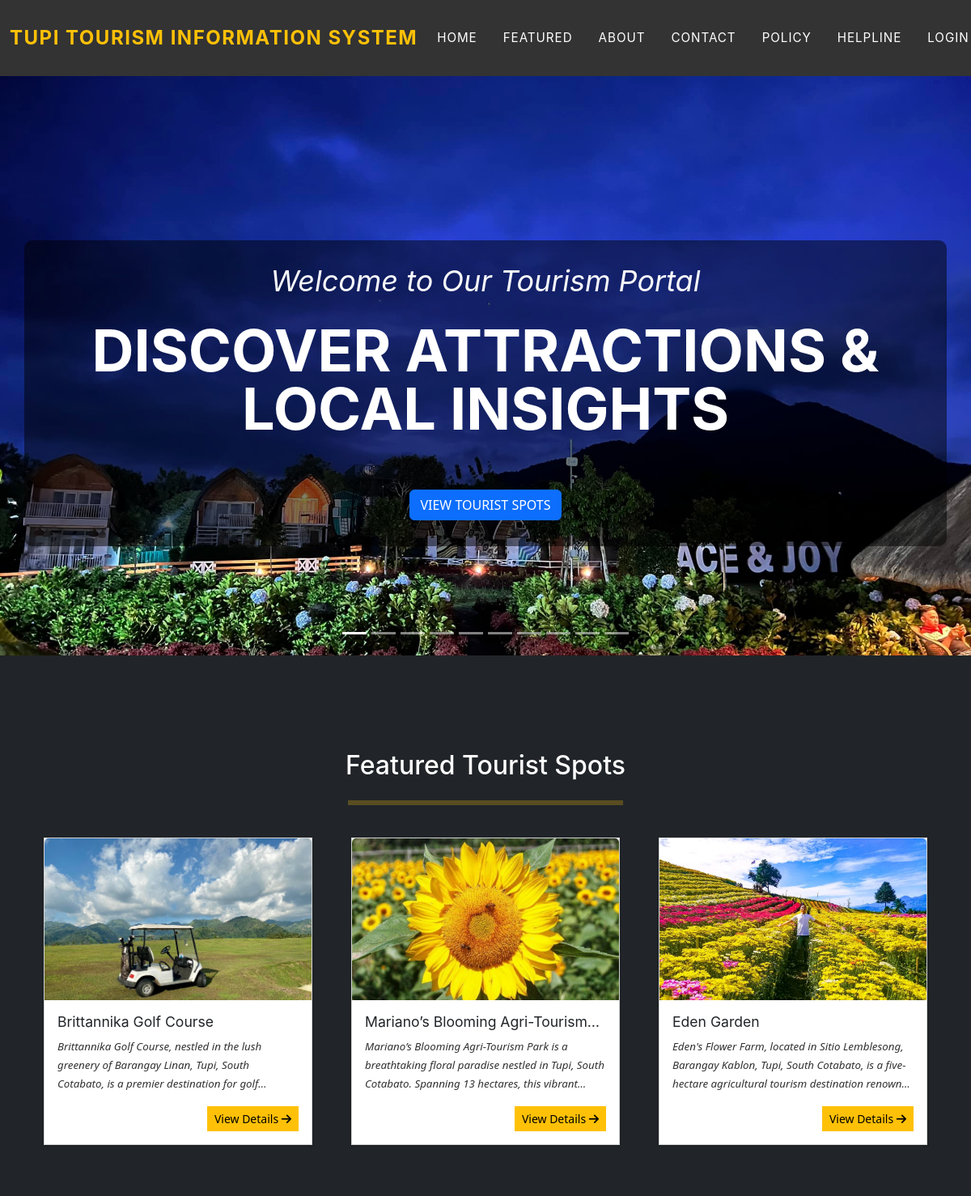
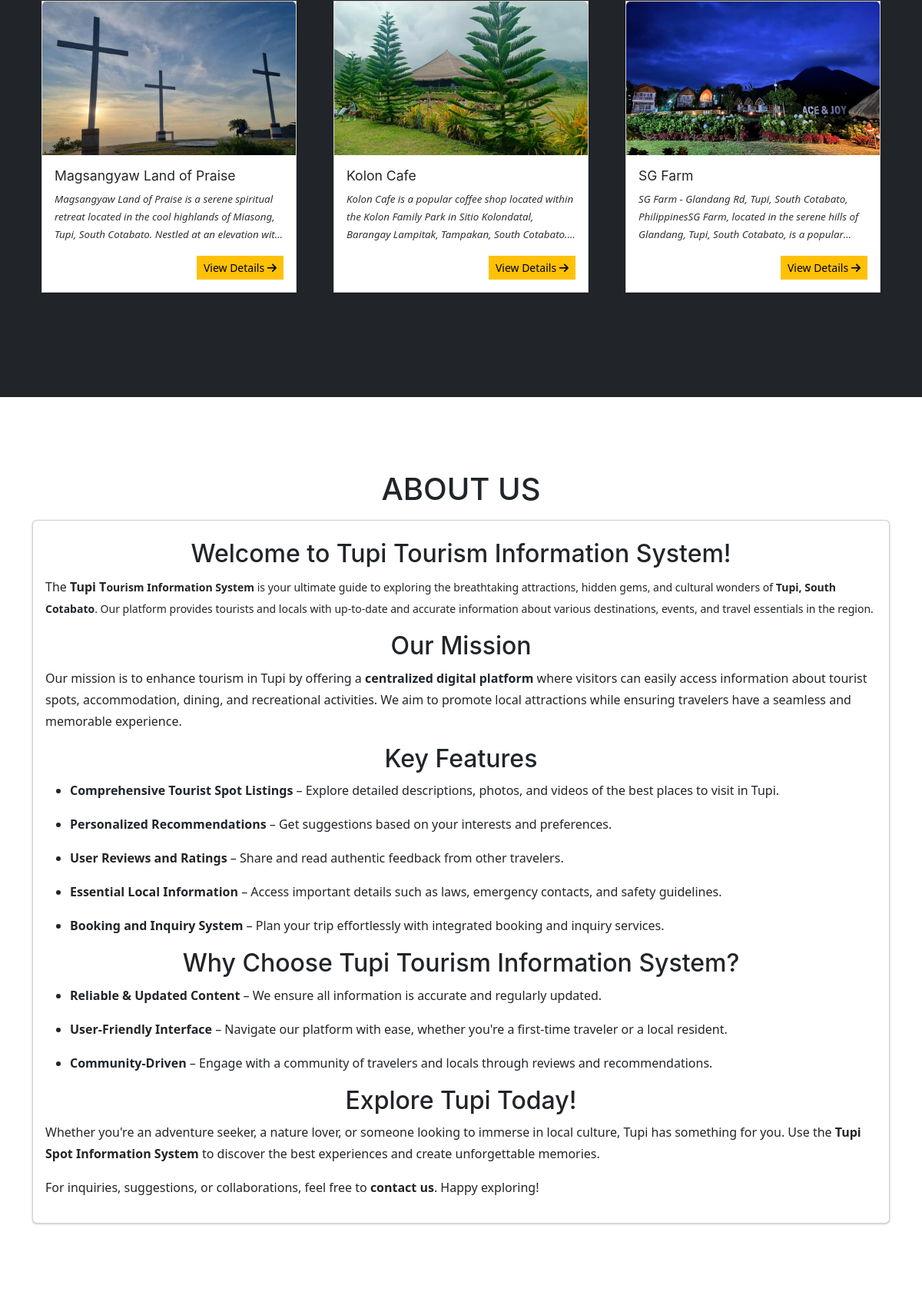
The page / (upper part) on the database its author committed (2 pictures, top to bottom).
### tables this page shows
CREATE TABLE `location` (
  `id` int(30) NOT NULL,
  `title` text DEFAULT NULL,
  `tour_location` text DEFAULT NULL,
  `cost` text NOT NULL,
  `description` text DEFAULT NULL,
  `upload_path` text DEFAULT NULL,
  `status` tinyint(4) NOT NULL DEFAULT 1 COMMENT '1 =active ,2 = Inactive',
  `date_created` datetime NOT NULL DEFAULT current_timestamp(),
  `opening_hours` varchar(50) DEFAULT NULL COMMENT 'Opening hours in format like "9:00 AM - 5:00 PM"',
  `upload_path_video` text DEFAULT NULL,
  `category` text DEFAULT NULL COMMENT 'JSON array of category IDs'
);

### classes/DBConnection.php (called while the page is built, shortened)
<?php
class DBConnection{
    private $host = DB_SERVER;
    private $username = DB_USERNAME;
    private $password = DB_PASSWORD;
    private $database = DB_NAME;
    public $conn;
    public function __construct(){
        if (!isset($this->conn)) {
            $this->conn = new mysqli($this->host, $this->username, $this->password, $this->database);
        }
    }
}
?>

### classes/SystemSettings.php (called while the page is built, shortened)
<?php
class SystemSettings extends DBConnection
{
	function info($field = '')
	{
		if (!empty($field)) {
			if (isset($_SESSION['system_info'][$field]))
				return $_SESSION['system_info'][$field];
			else
				return false;
		} else {
			return false;
		}
	}
}
$_settings = new SystemSettings();

### config.php (called while the page is built, shortened)
<?php
require_once('classes/DBConnection.php');
require_once('classes/SystemSettings.php');
function validate_image($file){
	if(!empty($file)){
		if(is_file(base_app.$file)){
			return base_url.$file;
		}else{
			return base_url.'dist/img/no-image-available.png';
		}
	}else{
		return base_url.'dist/img/no-image-available.png';
	}
}
?>

### portal.php (the view, shortened to what this page needs)
<?php
$covers = $_settings->info('cover') ? json_decode($_settings->info('cover'), true) : [];
?>
<header class="masthead">
	<div id="tourismCarousel" class="carousel slide carousel-fade" data-ride="carousel" data-interval="3000" data-wrap="true">
		<ol class="carousel-indicators">
			<?php
			if (is_array($covers) && !empty($covers)) :
				foreach ($covers as $key => $cover) :
			?>
					<li data-target="#tourismCarousel" data-slide-to="<?php echo $key ?>" <?php echo ($key == 0) ? 'class="active"' : '' ?>></li>
			<?php
				endforeach;
			endif;
			?>
		</ol>
		<div class="carousel-inner">
			<?php
			if (is_array($covers) && !empty($covers)) :
				foreach ($covers as $key => $cover) :
			?>
					<div class="carousel-item <?php echo ($key == 0) ? 'active' : '' ?>">
						<img src="<?php echo validate_image($cover) ?>" class="d-block w-100" alt="Tourism Spot" style="height: 100%; object-fit: cover;">
					</div>
				<?php
				endforeach;
			endif;
			?>
		</div>
	</div>
	<div class="container text-center">
		<div class="masthead-subheading">Welcome to Our Tourism Portal</div>
		<div class="masthead-heading text-uppercase">Discover Attractions & Local Insights</div>
		<a class="btn btn-primary btn-xl text-uppercase" href="#home">View Tourist Spots</a>
	</div>
	<div class="carousel-control-bottom">
		<a href="#tourismCarousel" role="button" data-slide="next">Explore More</a>
	</div>
</header>
<section class="page-section bg-dark" id="home">
	<div class="container">
		<h2 class="text-center">Featured Tourist Spots</h2>
		<div class="d-flex w-100 justify-content-center">
			<hr class="border-warning" style="border:3px solid" width="30%">
		</div>
		<div class="row">
			<?php
			$user_preference = isset($_SESSION['userdata']['preference']) ? $_SESSION['userdata']['preference'] : '';
			$max_display = 6;
			$displayed_ids = [];
			$packages = [];
			if (!empty($user_preference)) {
				$preference_array = json_decode($user_preference, true);
				if (json_last_error() === JSON_ERROR_NONE && is_array($preference_array)) {
					$pref_ids = $preference_array;
				} else {
					$preference_names = array_map('trim', explode(',', $user_preference));
					$escaped_names = array_map(function ($name) use ($conn) {
						return "'" . $conn->real_escape_string($name) . "'";
					}, $preference_names);
					$name_list = implode(',', $escaped_names);
					$cat_res = $conn->query("SELECT id FROM categories WHERE name IN ($name_list)");
					$pref_ids = [];
					if ($cat_res && $cat_res->num_rows > 0) {
						while ($row = $cat_res->fetch_assoc()) {
							$pref_ids[] = $row['id'];
						}
					}
				}
				if (!empty($pref_ids)) {
					$conditions = [];
					foreach ($pref_ids as $cat_id) {
						$safe_cat_id = $conn->real_escape_string($cat_id);
						$conditions[] = "JSON_CONTAINS(category, '\"$safe_cat_id\"')";
					}
					$where_clause = implode(" OR ", $conditions);
					$pref_query = "SELECT * FROM packages WHERE status = 1 AND ($where_clause) ORDER BY RAND() LIMIT $max_display";
					$result = $conn->query($pref_query);
					if ($result && $result->num_rows > 0) {
						while ($row = $result->fetch_assoc()) {
							$packages[] = $row;
							$displayed_ids[] = $row['id'];
						}
					}
					$remaining = $max_display - count($packages);
					if ($remaining > 0 && !empty($displayed_ids)) {
						$exclude = implode(',', array_map('intval', $displayed_ids));
						$fallback = $conn->query("SELECT * FROM packages WHERE status = 1 AND id NOT IN ($exclude) ORDER BY RAND() LIMIT $remaining");
						if ($fallback && $fallback->num_rows > 0) {
							while ($row = $fallback->fetch_assoc()) {
								$packages[] = $row;
							}
						}
					} elseif ($remaining > 0) {
						$fallback = $conn->query("SELECT * FROM packages WHERE status = 1 ORDER BY RAND() LIMIT $remaining");
						if ($fallback && $fallback->num_rows > 0) {
							while ($row = $fallback->fetch_assoc()) {
								$packages[] = $row;
							}
						}
					}
				} else {
					$res = $conn->query("SELECT * FROM packages WHERE status = 1 ORDER BY RAND() LIMIT $max_display");
					if ($res && $res->num_rows > 0) {
						while ($row = $res->fetch_assoc()) {
							$packages[] = $row;
						}
					}
				}
			} else {
				$res = $conn->query("SELECT * FROM packages WHERE status = 1 ORDER BY RAND() LIMIT $max_display");
				if ($res && $res->num_rows > 0) {
					while ($row = $res->fetch_assoc()) {
						$packages[] = $row;
					}
				}
			}
			foreach ($packages as $row) :
				$cover = '';
				$package_dir = base_app . 'uploads/package_' . $row['id'];
				if (is_dir($package_dir)) {
					$imgs = array_values(array_diff(scandir($package_dir), ['.', '..']));
					if (!empty($imgs)) {
						$cover = 'uploads/package_' . $row['id'] . '/' . $imgs[0];
					}
				}
				$row['description'] = strip_tags(stripslashes(html_entity_decode($row['description'])));
			?>
				<div class="col-md-4 p-4">
					<div class="card w-100 rounded-0">
						<img class="card-img-top" src="<?php echo validate_image($cover) ?>" alt="<?php echo htmlspecialchars($row['title']) ?>" height="200rem" style="object-fit:cover">
						<div class="card-body">
							<h5 class="card-title truncate-1 w-100"><?php echo htmlspecialchars($row['title']) ?></h5><br>
							<p class="card-text truncate"><?php echo htmlspecialchars($row['description']) ?></p>
							<div class="w-100 d-flex justify-content-end">
								<?php if (isset($_SESSION['userdata'])) : ?>
									<a href="./?page=view_package&id=<?php echo md5($row['id']) ?>" class="btn btn-sm btn-flat btn-warning">View Details <i class="fa fa-arrow-right"></i></a>
								<?php else : ?>
									<a href="javascript:void(0)" class="btn btn-sm btn-flat btn-warning" onclick="uni_modal('Login','login.php','large')">View Details <i class="fa fa-arrow-right"></i></a>
								<?php endif; ?>
							</div>
						</div>
					</div>
				</div>
			<?php endforeach; ?>
		</div>
	</div>
</section>
<section class="page-section" id="about">
	<div class="container">
		<div class="text-center">
			<h2 class="section-heading text-uppercase">About Us</h2>
		</div>
		<div>
			<div class="card w-100">
				<div class="card-body">
					<?php echo file_get_contents(base_app . 'about.html') ?>
				</div>
			</div>
		</div>
	</div>
</section>

### portal.php (style rules this page uses)
header.masthead { position: relative; width: 100%; height: 90vh; overflow: hidden; display: flex; justify-content: center; align-items: center; margin-top: 90px; }
#tourismCarousel { position: absolute; top: 0; left: 0; width: 100%; height: 100%; object-fit: cover; }
header.masthead .container { position: relative; z-index: 10; background: rgba(0, 0, 0, 0.5); padding: 2rem; border-radius: 10px; }
.masthead-heading { font-size: 3rem; font-weight: 700; margin-bottom: 2rem; color: white; }
.masthead-subheading { font-size: 1.5rem; color: #f8f9fa; }
.carousel-control-bottom { position: absolute; bottom: 20px; width: 100%; text-align: center; }
.carousel-control-bottom a { color: white; font-size: 1.25rem; background-color: rgba(0, 0, 0, 0.6); padding: 1rem 2rem; border-radius: 30px; text-decoration: none; }
#home { padding-top: 117px; }

### rows shown on the page
location: shows a picture, title "Brittannika Golf Course", description "Brittannika Golf Course, nestled in the lush greenery of Barangay Linan, Tupi, South Cotabato, is a premier destination for…"
location: shows a picture, title "Mariano’s Blooming…", description "Mariano’s Blooming Agri-Tourism Park is a breathtaking floral paradise nestled in Tupi, South Cotabato. Spanning 13 hectares, this…"
location: shows a picture, title "Eden Garden", description "Eden's Flower Farm, located in Sitio Lemblesong, Barangay Kablon, Tupi, South Cotabato, is a five-hectare agricultural tourism destination…"
location: shows a picture, title "Magsangyaw Land of Praise", description "Magsangyaw Land of Praise is a serene spiritual retreat located in the cool highlands of Miasong, Tupi, South Cotabato. Nestled at an elevation…"
location: shows a picture, title "Kolon Cafe", description "Kolon Cafe is a popular coffee shop located within the Kolon Family Park in Sitio Kolondatal, Barangay Lampitak, Tampakan, South…"
location: shows a picture, title "SG Farm", description "SG Farm - Glandang Rd, Tupi, South Cotabato, PhilippinesSG Farm, located in the serene hills of Glandang, Tupi, South Cotabato, is a…"
